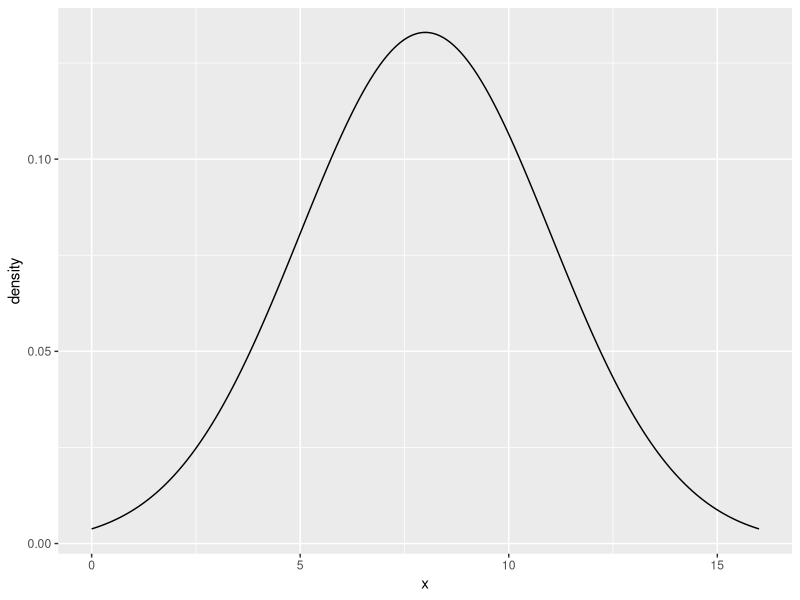
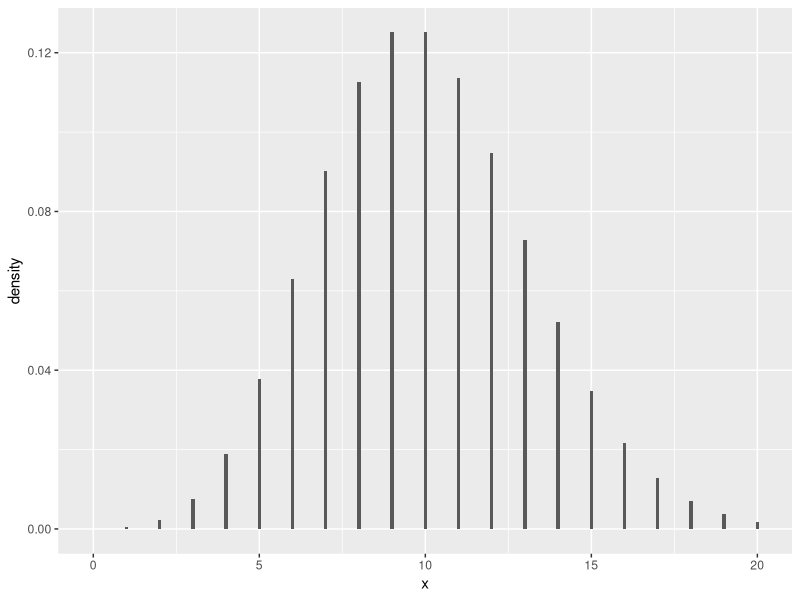
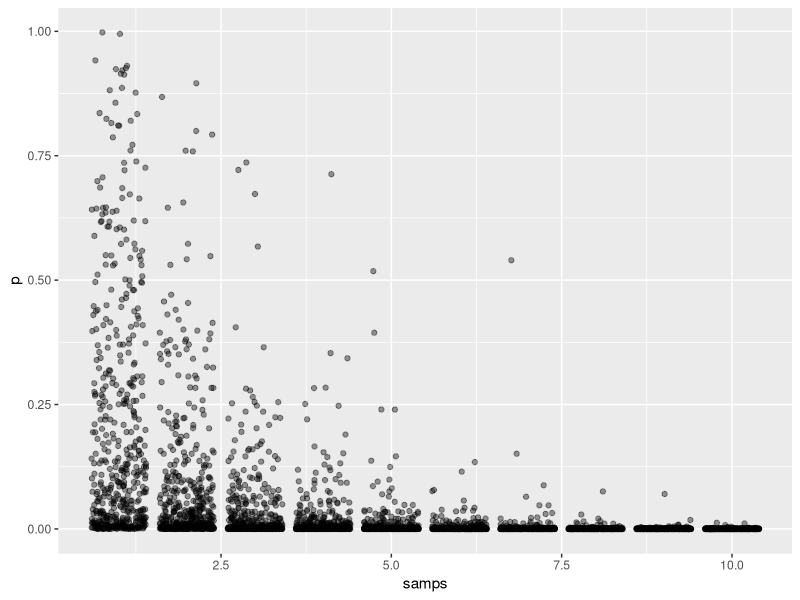
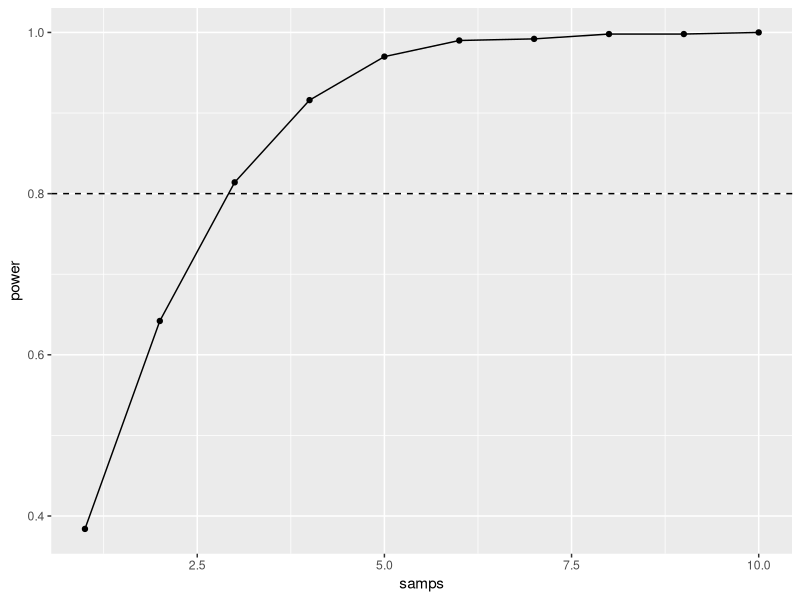
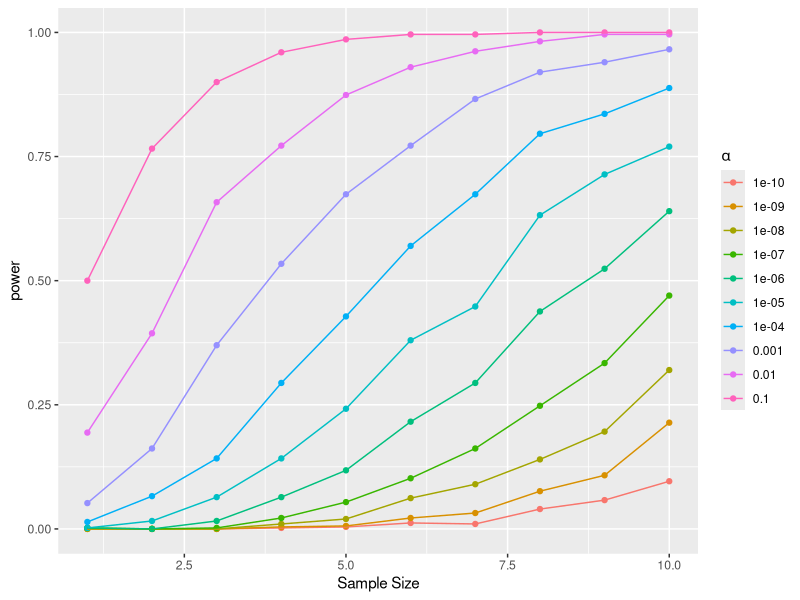

Reproduce these figures in R, in order.
## ---- chunk 1
knitr::opts_chunk$set(echo = TRUE)
## ---- chunk 2
dnorm(5, mean = 8, sd = 3)
## ---- chunk 3
dens_frame <- data.frame(x = seq(0, 16, length.out = 200))

#note - you could do this with mutate! But I like $ 
dens_frame$density <- dnorm(dens_frame$x, mean = 8, sd = 3)
## ---- chunk 4
library(ggplot2)

norm_dens <- ggplot(dens_frame,
                    mapping=aes(x=x, y=density)) +
  geom_line()

norm_dens
## ---- chunk 5
rnorm(10, mean = 8, sd=3)
## ---- chunk 6
dpois(3, lambda=10)
## ---- chunk 7
dpois(1.5, lambda=10)
## ---- chunk 8
pois_frame = data.frame(x = 0:20)

#note - you could do this with mutate! But I like $ 
pois_frame$density <- dpois(pois_frame$x, lambda = 10)
## ---- chunk 9
ggplot(pois_frame) +
  aes(x=x, y=density) +
  geom_bar(width=0.1, stat="identity")

## ---- chunk 10
pbinom(300, size = 500, prob = 0.7)
## ---- chunk 11
pbinom(200, size = 500, prob = 0.3)
## ---- chunk 12
pbinom(200, size = 500, prob = 0.3, lower.tail=FALSE)

1 - pbinom(200, size = 500, prob = 0.3)
## ---- chunk 13
2*pbinom(300, size = 500, prob = 0.7)
## ---- chunk 14
#Calculate SE based on the population
sigma_ybar = 0.1/sqrt(5)

#Z-Score
z <- (0.4 - 0.5)/sigma_ybar

#P-Value
2*pnorm(abs(z), lower.tail=FALSE)

## ---- chunk 15
nose_length <- c(seq(5,15, length.out=2000))
## ---- chunk 16
which(nose_length>10)[1]
## ---- chunk 17
prob_observed =  c(rep(0.9/1000, 1000), rep(0.1/1000, 1000))
## ---- chunk 18
samp <- sample(nose_length, 100000, replace=TRUE,
               prob = prob_observed)
## ---- chunk 19
length(which(samp >= 14.5))/length(samp)

sum(samp >= 14.5)/length(samp)
## ---- chunk 20
library(dplyr)

#first make a data frame with sample sizes
sim_data <- data.frame(samps = rep(1:10, 500)) %>%
  
  #a trick - group by 1:n() means you don't need sim numbers!
  group_by(1:n()) %>%
  
  #get a sample mean
  mutate(sample = mean(rnorm(samps, 90, 6))) %>%
  
  #clean up
  ungroup()
## ---- chunk 21

sim_data <- sim_data %>%
  mutate(se_y = 6/sqrt(samps)) %>%
  mutate(z = (sample-80)/se_y) %>%
  mutate(p = 2*pnorm(abs(z), lower.tail=FALSE))
## ---- chunk 22
ggplot(data = sim_data, mapping = aes(x=samps, y=p)) +
  geom_jitter(alpha=0.4)
## ---- chunk 23
sim_power <- sim_data %>%
  group_by(samps) %>%
  summarise(power = 1-sum(p>0.05)/n()) %>% 
  ungroup()
## ---- chunk 24
ggplot(data=sim_power, mapping = aes(x=samps, y=power)) +
  geom_point() +
  geom_line() +
  geom_hline(yintercept=0.8, lty=2)
## ---- chunk 25
library(tidyr)

sim_tradeoff <- sim_data %>%
  
  #more alphas!
  crossing(alpha = 10^(-1:-10)) %>%
  
  #now calculate power for each alpha
  group_by(samps, alpha) %>%
  summarise(power = 1-sum(p>alpha)/500) %>%
  ungroup()
## ---- chunk 26
ggplot(sim_tradeoff) +
  aes(x=samps, y=power, color=factor(alpha)) +
  geom_point() + geom_line() +
  xlab("Sample Size") +
  
  #just a little note on greek letters and re-titling
  #colorbars
  scale_color_discrete(guide = guide_legend(title=expression(alpha)))
